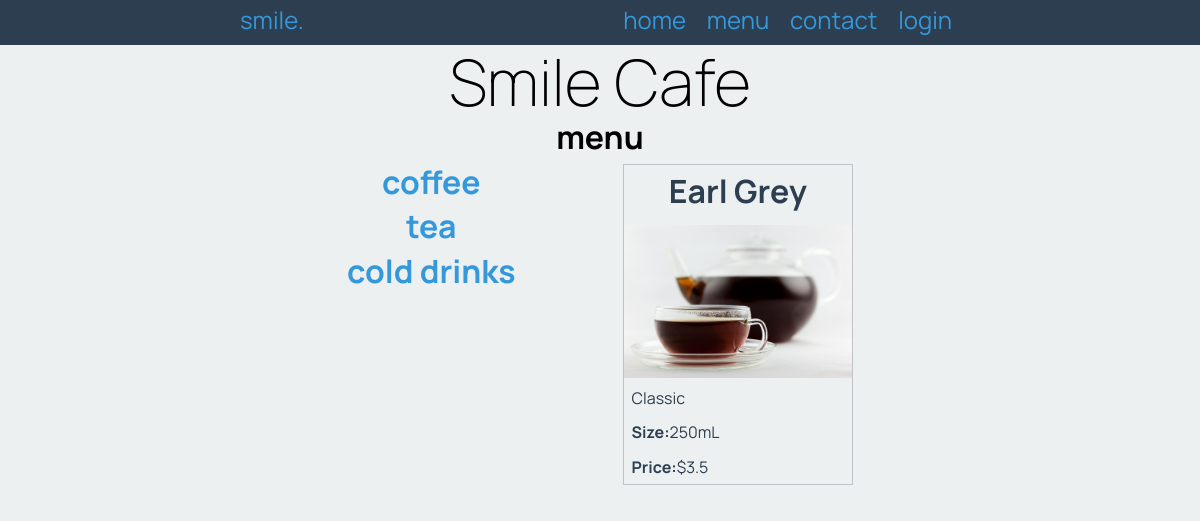
The app's page /menu/2, older data.
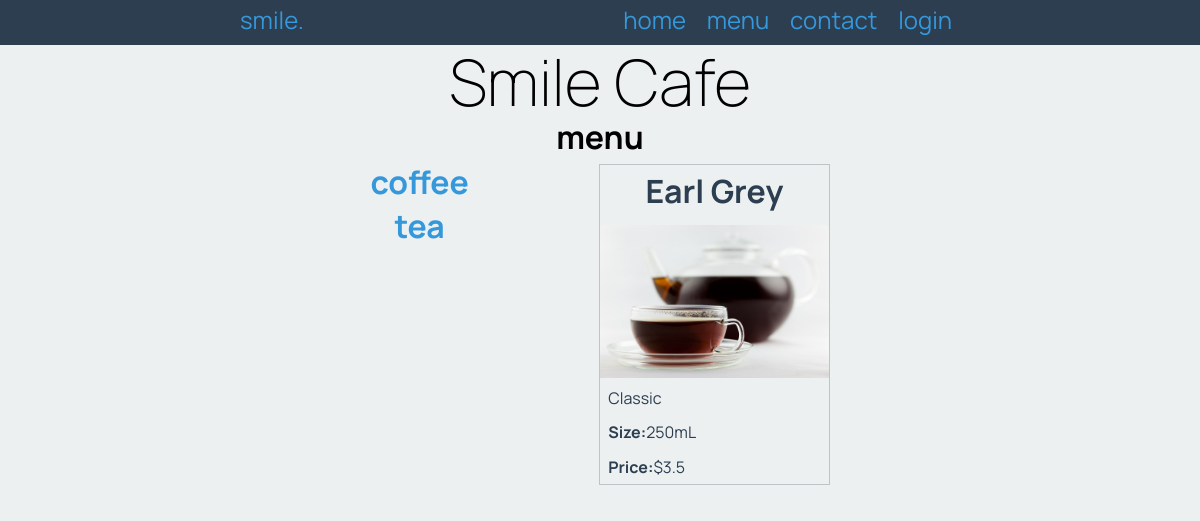
The same page, newer data.
### tables this page shows
CREATE TABLE Category (
	id integer PRIMARY KEY AUTOINCREMENT,
	Name varchar
);

CREATE TABLE Product (
	id integer PRIMARY KEY AUTOINCREMENT,
	Product_name varchar,
	Product_description varchar,
	Product_size varchar,
	Product_image varchar,
	Product_price float,
	cat_id integer
);

### app.py (the view)
@app.route('/menu/<cat_id>')
def render_menu(cat_id):
    con = open_database(DATABASE)
    query = "SELECT * FROM Category"
    cur = con.cursor()
    cur.execute(query)
    category_list = cur.fetchall()
    print(category_list)
    query = "SELECT * FROM Product WHERE cat_id = ? ORDER BY Product_name "
    cur = con.cursor()
    cur.execute(query, (cat_id, ))
    product_list = cur.fetchall()
    con.close()
    return render_template("menu.html", categories=category_list, products=product_list, logged_in=is_logged_in())

### app.py (called while the page is built)
def open_database(db_name):
    try:
        connection = sqlite3.connect(db_name)
        return connection
    except Error as e:
        print(e)
        return None

def is_logged_in():
    if session.get("email") is None:
        print("not logged in")
        return False
    else:
        print("logged in")
        return True

### templates/menu.html
{% extends 'base.html' %}
{% block pageheading %}
menu
{% endblock %}
{% block main %}
<div class="products">
    <div class="category-menu">
        <ul>
            {% for category in categories %}
            <li class="category-item">
                <a href="/menu/{{ category[0] }}"><h2>{{ category[1] }}</h2></a>
            </li>
            {% endfor %}
        </ul>
    </div>
    {% for product in products %}
    <div class="product-box">
        <div class="product-box-heading"><h2>{{ product[1] }}</h2></div>
        <div class="product-box-image"><img src="/static/images/{{ product[4] }}.jpg"></div>
        <div class="product-box-info">{{ product[2] }}</div>
        <div class="product-box-info"><strong>Size:</strong>{{ product[3] }}</div>
        <div class="product-box-info"><strong>Price:</strong>${{ product[5] }}</div>
    </div>
    {% endfor %}
</div>
{% endblock %}

### templates/base.html (shortened to what this page needs)
<!DOCTYPE html>
<html>
<head>
    <link rel="stylesheet" href="https://cdnjs.cloudflare.com/ajax/libs/normalize/8.0.1/normalize.css"/>
    <link href="{{ url_for('static', filename='smile.css') }}" rel="stylesheet">
</head>
<body>
<nav>
    <div class="container">
        <div class="navbar-brand">smile.</div>
        <div class="navbar-links">
            <a href="/">home</a>
            <a href="/menu/1">menu</a>
            <a href="/contact">contact</a>
            {% if logged_in %}
            <a href="/logout">logout</a>
            <a href="/admin">admin</a>
            {% else %}
            <a href="/login">login</a>
            {% endif %}
        </div>
    </div>
</nav>
<div class="container">
    <header>
        <h1>Smile Cafe</h1>
        <h2>{% block pageheading %}{% endblock %}</h2>
    </header>
    <main>
        {% block main %}
        {% endblock %}
    </main>
</div>
</body>
</html>

### static/smile.css (style rules this page uses)
* { font-family: 'Manrope', sans-serif; padding: 0; margin: 0; box-sizing: border-box; }
body { background-color: rgba(236, 240, 241, 1.0); }
.container { width: 60vw; margin: auto; }
.container::after { content: ""; clear: both; display: table; }
img { max-width: 100%; }
h1 { text-align: center; font-weight: 200; font-size: 4rem; margin: 0; }
h2 { font-size: 2rem; text-align: center; margin: 0 0 0.5rem 0; }
nav { background-color: rgba(44, 62, 80, 1.0); text-align: center; font-size: 1.5rem; padding-top: 0.4rem; padding-bottom: 0.7rem; color: rgba(52, 152, 219, 1.0); }
.navbar-brand { display: inline; float: left; }
.navbar-links { display: inline; float: right; }
nav a { padding: 0 0.5rem; font-size: 1.5rem; }
a, a:visited { color: rgba(52, 152, 219, 1.0); text-decoration: none; }
.products { display: flex; flex-wrap: wrap; justify-content: space-evenly; }
.product-box { width: 32%; border: 1px solid rgba(189, 195, 199, 1.0); color: rgba(44, 62, 80, 1.0); margin-bottom: 0.5rem; }
.product-box-heading { padding: 0.5rem; }
.product-box-image { max-height: 250px; overflow: clip; }
.product-box-info { padding: 0.5rem; }
.category-menu ul { list-style-type: none; font-size:1cm; text-align:center; }
.category-item { display: inline; }
.category-item a { color: rgba(52, 152, 219, 1.0); text-align: center; }

Row changes from the older to the newer data that the page shows:
removed Category: Name "cold drinks"
